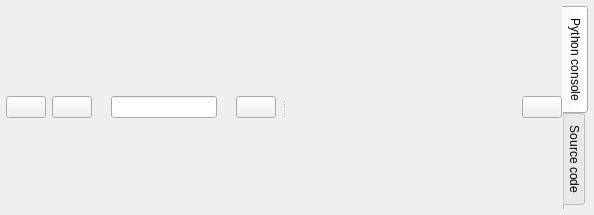
      <widget class="QWidget" name="main_console_tab">
       <attribute name="icon">
        <iconset resource="../Icons/icons.qrc">
         <normaloff>:/Icons/icons/console.png</normaloff>:/Icons/icons/console.png</iconset>
       </attribute>
       <attribute name="title">
        <string>Scripting</string>
       </attribute>
       <layout class="QVBoxLayout" name="verticalLayout_22">
        <property name="leftMargin">
         <number>0</number>
        </property>
        <property name="topMargin">
         <number>0</number>
        </property>
        <property name="rightMargin">
         <number>0</number>
        </property>
        <property name="bottomMargin">
         <number>0</number>
        </property>
        <item>
         <widget class="QFrame" name="frame_10">
          <property name="frameShape">
           <enum>QFrame::Shape::NoFrame</enum>
          </property>
          <property name="frameShadow">
           <enum>QFrame::Shadow::Raised</enum>
          </property>
          <layout class="QVBoxLayout" name="verticalLayout_34">
           <property name="leftMargin">
            <number>0</number>
           </property>
           <property name="topMargin">
            <number>0</number>
           </property>
           <property name="rightMargin">
            <number>0</number>
           </property>
           <property name="bottomMargin">
            <number>0</number>
           </property>
           <item>
            <widget class="QSplitter" name="splitter_4">
             <property name="orientation">
              <enum>Qt::Orientation::Horizontal</enum>
             </property>
             <widget class="QFrame" name="frame_11">
              <property name="frameShape">
               <enum>QFrame::Shape::NoFrame</enum>
              </property>
              <property name="frameShadow">
               <enum>QFrame::Shadow::Raised</enum>
              </property>
              <layout class="QVBoxLayout" name="verticalLayout_35">
               <property name="leftMargin">
                <number>6</number>
               </property>
               <property name="topMargin">
                <number>6</number>
               </property>
               <property name="rightMargin">
                <number>6</number>
               </property>
               <property name="bottomMargin">
                <number>6</number>
               </property>
               <item>
                <widget class="QFrame" name="frame_55">
                 <property name="frameShape">
                  <enum>QFrame::Shape::NoFrame</enum>
                 </property>
                 <property name="frameShadow">
                  <enum>QFrame::Shadow::Raised</enum>
                 </property>
                 <layout class="QHBoxLayout" name="horizontalLayout_3">
                  <property name="leftMargin">
                   <number>0</number>
                  </property>
                  <property name="topMargin">
                   <number>0</number>
                  </property>
                  <property name="rightMargin">
                   <number>0</number>
                  </property>
                  <property name="bottomMargin">
                   <number>0</number>
                  </property>
                  <item>
                   <widget class="QPushButton" name="clearSourceCodeButton">
                    <property name="toolTip">
                     <string>New script, will delete the existing code.</string>
                    </property>
                    <property name="text">
                     <string/>
                    </property>
                    <property name="icon">
                     <iconset resource="../Icons/icons.qrc">
                      <normaloff>:/Icons/icons/new2c.png</normaloff>:/Icons/icons/new2c.png</iconset>
                    </property>
                   </widget>
                  </item>
                  <item>
                   <widget class="QPushButton" name="saveSourceCodeButton">
                    <property name="toolTip">
                     <string>Save the current source code</string>
                    </property>
                    <property name="text">
                     <string/>
                    </property>
                    <property name="icon">
                     <iconset resource="../Icons/icons.qrc">
                      <normaloff>:/Icons/icons/save.png</normaloff>:/Icons/icons/save.png</iconset>
                    </property>
                   </widget>
                  </item>
                  <item>
                   <widget class="QLabel" name="label_91">
                    <property name="text">
                     <string/>
                    </property>
                   </widget>
                  </item>
                  <item>
                   <widget class="QLineEdit" name="sourceCodeNameLineEdit">
                    <property name="toolTip">
                     <string>Name of the source code file</string>
                    </property>
                   </widget>
                  </item>
                  <item>
                   <widget class="QLabel" name="label_98">
                    <property name="text">
                     <string/>
                    </property>
                   </widget>
                  </item>
                  <item>
                   <widget class="QPushButton" name="runSourceCodeButton">
                    <property name="toolTip">
                     <string>Run the source code in the console</string>
                    </property>
                    <property name="text">
                     <string/>
                    </property>
                    <property name="icon">
                     <iconset resource="../Icons/icons.qrc">
                      <normaloff>:/Icons/icons/next.png</normaloff>:/Icons/icons/next.png</iconset>
                    </property>
                   </widget>
                  </item>
                 </layout>
                </widget>
               </item>
               <item>
                <layout class="QVBoxLayout" name="codeEditorLayout"/>
               </item>
              </layout>
             </widget>
             <widget class="QSplitter" name="console_splitter">
              <property name="orientation">
               <enum>Qt::Orientation::Vertical</enum>
              </property>
              <widget class="QFrame" name="frame_53">
               <property name="frameShape">
                <enum>QFrame::Shape::NoFrame</enum>
               </property>
               <property name="frameShadow">
                <enum>QFrame::Shadow::Raised</enum>
               </property>
               <layout class="QVBoxLayout" name="verticalLayout_32">
                <property name="leftMargin">
                 <number>6</number>
                </property>
                <property name="topMargin">
                 <number>6</number>
                </property>
                <property name="rightMargin">
                 <number>6</number>
                </property>
                <property name="bottomMargin">
                 <number>6</number>
                </property>
                <item>
                 <widget class="QTabWidget" name="tabWidget_2">
                  <property name="tabPosition">
                   <enum>QTabWidget::TabPosition::East</enum>
                  </property>
                  <property name="currentIndex">
                   <number>0</number>
                  </property>
                  <property name="documentMode">
                   <bool>true</bool>
                  </property>
                  <property name="tabsClosable">
                   <bool>false</bool>
                  </property>
                  <property name="movable">
                   <bool>true</bool>
                  </property>
                  <widget class="QWidget" name="pythonConsoleTab">
                   <attribute name="icon">
                    <iconset resource="../Icons/icons.qrc">
                     <normaloff>:/Icons/icons/console.png</normaloff>:/Icons/icons/console.png</iconset>
                   </attribute>
                   <attribute name="title">
                    <string>Python console</string>
                   </attribute>
                   <layout class="QVBoxLayout" name="verticalLayout_33">
                    <property name="leftMargin">
                     <number>0</number>
                    </property>
                    <property name="topMargin">
                     <number>0</number>
                    </property>
                    <property name="rightMargin">
                     <number>0</number>
                    </property>
                    <property name="bottomMargin">
                     <number>0</number>
                    </property>
                    <item>
                     <widget class="QFrame" name="consoleFrame">
                      <property name="frameShape">
                       <enum>QFrame::Shape::NoFrame</enum>
                      </property>
                      <property name="frameShadow">
                       <enum>QFrame::Shadow::Plain</enum>
                      </property>
                      <layout class="QVBoxLayout" name="verticalLayout_16">
                       <property name="leftMargin">
                        <number>0</number>
                       </property>
                       <property name="topMargin">
                        <number>0</number>
                       </property>
                       <property name="rightMargin">
                        <number>0</number>
                       </property>
                       <property name="bottomMargin">
                        <number>0</number>
                       </property>
                       <item>
                        <widget class="QFrame" name="frame_57">
                         <property name="frameShape">
                          <enum>QFrame::Shape::NoFrame</enum>
                         </property>
                         <property name="frameShadow">
                          <enum>QFrame::Shadow::Raised</enum>
                         </property>
                         <layout class="QHBoxLayout" name="horizontalLayout_11">
                          <property name="leftMargin">
                           <number>0</number>
                          </property>
                          <property name="topMargin">
                           <number>0</number>
                          </property>
                          <property name="rightMargin">
                           <number>0</number>
                          </property>
                          <property name="bottomMargin">
                           <number>0</number>
                          </property>
                          <item>
                           <spacer name="horizontalSpacer_11">
                            <property name="orientation">
                             <enum>Qt::Orientation::Horizontal</enum>
                            </property>
                            <property name="sizeHint" stdset="0">
                             <size>
                              <width>40</width>
                              <height>20</height>
                             </size>
                            </property>
                           </spacer>
                          </item>
                          <item>
                           <widget class="QPushButton" name="clearConsoleButton">
                            <property name="toolTip">
                             <string>Clear the console</string>
                            </property>
                            <property name="text">
                             <string/>
                            </property>
                            <property name="icon">
                             <iconset resource="../Icons/icons.qrc">
                              <normaloff>:/Icons/icons/clear_runs.png</normaloff>:/Icons/icons/clear_runs.png</iconset>
                            </property>
                           </widget>
                          </item>
                         </layout>
                        </widget>
                       </item>
                       <item>
                        <layout class="QVBoxLayout" name="consoleLayout"/>
                       </item>
                      </layout>
                     </widget>
                    </item>
                   </layout>
                  </widget>
                  <widget class="QWidget" name="sourceCodeTab">
                   <attribute name="icon">
                    <iconset resource="../Icons/icons.qrc">
                     <normaloff>:/Icons/icons/data.png</normaloff>:/Icons/icons/data.png</iconset>
                   </attribute>
                   <attribute name="title">
                    <string>Source code</string>
                   </attribute>
                   <layout class="QVBoxLayout" name="verticalLayout_39">
                    <property name="leftMargin">
                     <number>6</number>
                    </property>
                    <property name="topMargin">
                     <number>0</number>
                    </property>
                    <property name="rightMargin">
                     <number>6</number>
                    </property>
                    <property name="bottomMargin">
                     <number>0</number>
                    </property>
                    <item>
                     <widget class="QTreeView" name="sourceCodeTreeView">
                      <property name="frameShape">
                       <enum>QFrame::Shape::StyledPanel</enum>
                      </property>
                     </widget>
                    </item>
                   </layout>
                  </widget>
                 </widget>
                </item>
               </layout>
              </widget>
             </widget>
            </widget>
           </item>
          </layout>
         </widget>
        </item>
       </layout>
      </widget>
